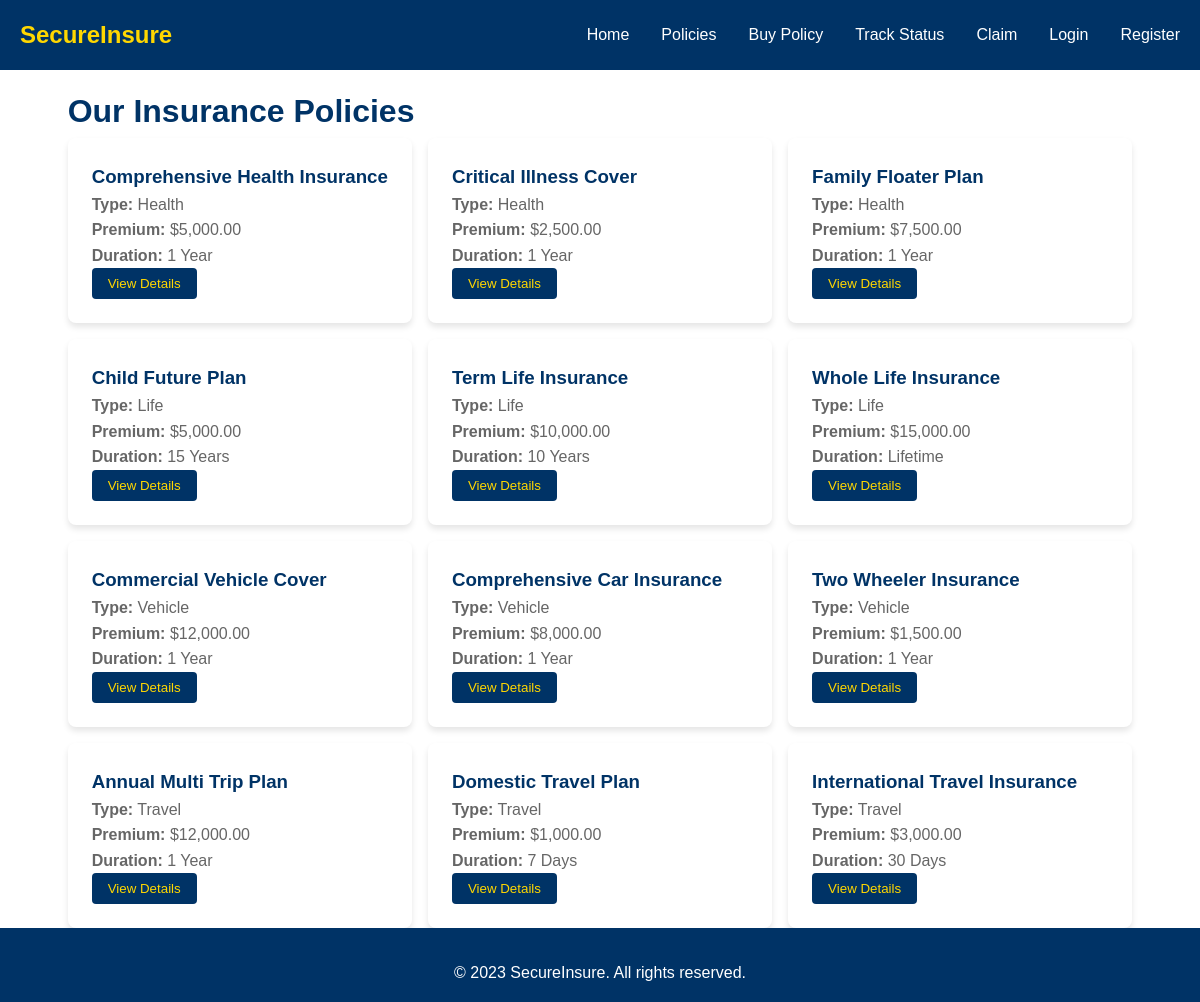
The app's page /policies.php with its own data.
### tables this page shows
CREATE TABLE policies (
    id INT AUTO_INCREMENT PRIMARY KEY,
    policy_name VARCHAR(100) NOT NULL,
    type ENUM('Health', 'Life', 'Vehicle', 'Travel') NOT NULL,
    premium DECIMAL(10,2) NOT NULL,
    duration VARCHAR(50) NOT NULL,
    benefits TEXT,
    description TEXT,
    created_at TIMESTAMP DEFAULT CURRENT_TIMESTAMP
);

### policies.php (the view, shortened to what this page needs)
<!DOCTYPE html>
<html lang="en">
<head>
    <link rel="stylesheet" href="styles.css">
</head>
<body>
    <header>
        <nav class="container">
            <div class="logo">SecureInsure</div>
            <ul class="nav-links">
                <li><a href="index.html">Home</a></li>
                <li><a href="policies.php">Policies</a></li>
<li><a href="buy_policy.php">Buy Policy</a></li>
                <li><a href="track_status.html">Track Status</a></li>
                <li><a href="claim_form.html">Claim</a></li>
                <li><a href="login.html">Login</a></li>
                <li><a href="register.html">Register</a></li>
            </ul>
        </nav>
    </header>
    <main class="container">
        <h1>Our Insurance Policies</h1>
        <div class="grid" id="policies-container">
            <?php
            include 'db_connect.php';
            $sql = "SELECT * FROM policies ORDER BY type, policy_name";
            $result = $conn->query($sql);
            if ($result && $result->num_rows > 0) {
                while($row = $result->fetch_assoc()) {
                    echo '<div class="card">';
                    echo '<h3>' . htmlspecialchars($row['policy_name']) . '</h3>';
                    echo '<p><strong>Type:</strong> ' . htmlspecialchars($row['type']) . '</p>';
                    echo '<p><strong>Premium:</strong> $' . number_format($row['premium'], 2) . '</p>';
                    echo '<p><strong>Duration:</strong> ' . htmlspecialchars($row['duration']) . '</p>';
                    echo '<button class="btn" onclick="openModal(\'modal-' . $row['id'] . '\')">View Details</button>';
                    echo '</div>';
                }
            } else {
                echo '<p>No policies available at the moment.</p>';
            }
            ?>
        </div>
    </main>
    <footer>
        <div class="container">
            <div class="footer-bottom">
                <p>&copy; 2023 SecureInsure. All rights reserved.</p>
            </div>
        </div>
    </footer>
</body>
</html>

### styles.css (style rules this page uses)
* { margin: 0; padding: 0; box-sizing: border-box; }
body { font-family: 'Arial', sans-serif; line-height: 1.6; color: #003366; background-color: #FFFFFF; background-image: url('assets/background-pattern.png'); background-repeat: repeat; background-size: 200px 200px; background-attachment: fixed; display: flex; flex-direction: column; min-height: 100vh; }
main { flex: 1; padding-top: 80px; min-height: calc(100vh - 80px); }
.container { max-width: 1200px; margin: 0 auto; padding: 0 20px; }
header { background-color: #003366; color: #FFFFFF; padding: 1rem 0; position: sticky; top: 0; z-index: 100; }
main > *:first-child { margin-top: 1rem; }
nav { display: flex; justify-content: space-between; align-items: center; }
.logo { font-size: 1.5rem; font-weight: bold; color: #FFD700; }
.nav-links { list-style: none; display: flex; }
.nav-links li { margin-left: 2rem; }
.nav-links a { color: #FFFFFF !important; text-decoration: none; transition: 0.3s; }
.card { background-color: #FFFFFF; border-radius: 8px; box-shadow: 0 4px 6px rgba(0, 0, 0, 0.1); padding: 1.5rem; margin: 0; transition: 0.3s; width: 100%; }
.card h3 { color: #003366; }
.card p { color: #666; }
.btn { display: inline-block; background-color: #003366; color: #FFD700; padding: 0.5rem 1rem; border-radius: 4px; text-decoration: none; border: none; cursor: pointer; }
footer { background-color: #003366; color: #FFFFFF; padding: 1rem 0; width: 100%; }
.footer-bottom { text-align: center; margin-top: 1rem; }
.grid { display: grid; grid-template-columns: repeat(3, 1fr); gap: 1rem; }

### records on screen
policies: policy_name "Comprehensive Health Insurance", type "Health", premium "5,000.00", duration "1 Year"
policies: policy_name "Critical Illness Cover", type "Health", premium "2,500.00", duration "1 Year"
policies: policy_name "Family Floater Plan", type "Health", premium "7,500.00", duration "1 Year"
policies: policy_name "Child Future Plan", type "Life", premium "5,000.00", duration "15 Years"
policies: policy_name "Term Life Insurance", type "Life", premium "10,000.00", duration "10 Years"
policies: policy_name "Whole Life Insurance", type "Life", premium "15,000.00", duration "Lifetime"
policies: policy_name "Commercial Vehicle Cover", type "Vehicle", premium "12,000.00", duration "1 Year"
policies: policy_name "Comprehensive Car Insurance", type "Vehicle", premium "8,000.00", duration "1 Year"
policies: policy_name "Two Wheeler Insurance", type "Vehicle", premium "1,500.00", duration "1 Year"
policies: policy_name "Annual Multi Trip Plan", type "Travel", premium "12,000.00", duration "1 Year"
policies: policy_name "Domestic Travel Plan", type "Travel", premium "1,000.00", duration "7 Days"
policies: policy_name "International Travel Insurance", type "Travel", premium "3,000.00", duration "30 Days"
